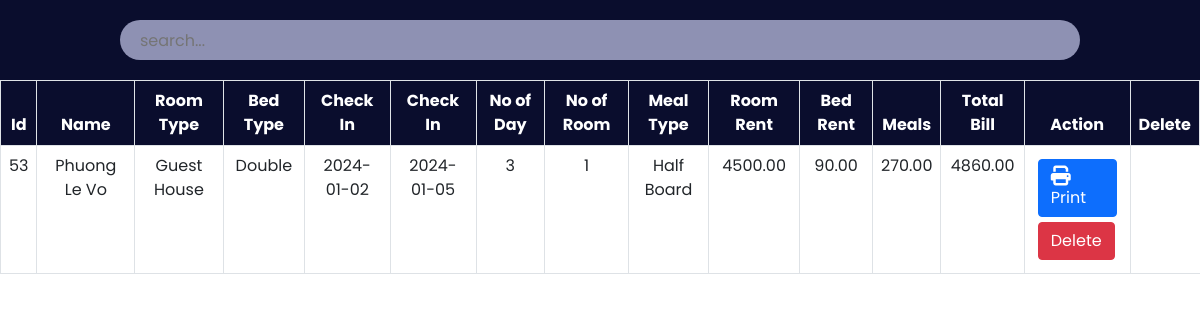
Screenshot of /admin/payment.php with the database file from the repository.
### tables this page shows
CREATE TABLE `payment` (
  `id` int(30) NOT NULL,
  `Name` varchar(30) NOT NULL,
  `Email` varchar(30) NOT NULL,
  `RoomType` varchar(30) NOT NULL,
  `Bed` varchar(30) NOT NULL,
  `NoofRoom` int(30) NOT NULL,
  `cin` date NOT NULL,
  `cout` date NOT NULL,
  `noofdays` int(30) NOT NULL,
  `roomtotal` double(8,2) NOT NULL,
  `bedtotal` double(8,2) NOT NULL,
  `meal` varchar(30) NOT NULL,
  `mealtotal` double(8,2) NOT NULL,
  `finaltotal` double(8,2) NOT NULL
);

### admin/payment.php (the view, shortened to what this page needs)
<?php
    include '../config.php';
?>
<!DOCTYPE html>
<html lang="en">
<head>
    <link href="https://cdn.jsdelivr.net/npm/bootstrap@5.0.2/dist/css/bootstrap.min.css" rel="stylesheet">
    <link rel="stylesheet" href="https://cdnjs.cloudflare.com/ajax/libs/font-awesome/6.2.0/css/all.min.css"/>
	<link rel="stylesheet" href="css/roombook.css">
</head>
<body>
	<div class="searchsection">
        <input type="text" name="search_bar" id="search_bar" placeholder="search..." onkeyup="searchFun()">
    </div>
    <div class="roombooktable" class="table-responsive-xl">
        <?php
            $paymanttablesql = "SELECT * FROM payment";
            $paymantresult = mysqli_query($conn, $paymanttablesql);
        ?>
        <table class="table table-bordered" id="table-data">
            <thead>
                <tr>
                    <th scope="col">Id</th>
                    <th scope="col">Name</th>
                    <th scope="col">Room Type</th>
                    <th scope="col">Bed Type</th>
                    <th scope="col">Check In</th>
                    <th scope="col">Check In</th>
					<th scope="col">No of Day</th>
                    <th scope="col">No of Room</th>
					<th scope="col">Meal Type</th>
                    <th scope="col">Room Rent</th>
                    <th scope="col">Bed Rent</th>
                    <th scope="col">Meals</th>
					<th scope="col">Total Bill</th>
                    <th scope="col">Action</th>
                    <th>Delete</th>
                </tr>
            </thead>
            <tbody>
            <?php
            while ($res = mysqli_fetch_array($paymantresult)) {
            ?>
                <tr>
                    <td><?php echo $res['id'] ?></td>
                    <td><?php echo $res['Name'] ?></td>
                    <td><?php echo $res['RoomType'] ?></td>
                    <td><?php echo $res['Bed'] ?></td>
					<td><?php echo $res['cin'] ?></td>
                    <td><?php echo $res['cout'] ?></td>
					<td><?php echo $res['noofdays'] ?></td>
                    <td><?php echo $res['NoofRoom'] ?></td>
                    <td><?php echo $res['meal'] ?></td>
                    <td><?php echo $res['roomtotal'] ?></td>
					<td><?php echo $res['bedtotal'] ?></td>
					<td><?php echo $res['mealtotal'] ?></td>
					<td><?php echo $res['finaltotal'] ?></td>
                    <td class="action">
                        <a href="invoiceprint.php?id= <?php echo $res['id']?>"><button class="btn btn-primary"><i class="fa-solid fa-print"></i>Print</button></a>
						<a href="paymantdelete.php?id=<?php echo $res['id']?>"><button class="btn btn-danger">Delete</button></a>
                    </td>
                </tr>
            <?php
            }
            ?>
            </tbody>
        </table>
    </div>
</body>
</html>

### admin/css/roombook.css (style rules this page uses)
:root { --bg-text-shadow: 0 2px 4px rgb(13 0 77 / 8%), 0 3px 6px rgb(13 0 77 / 8%), 0 8px 16px rgb(13 0 77 / 8%); --bg-box-shadow: 0px 0px 20px 6px rgba(26, 30, 164, 0.31); }
body { background-color: #ffff; }
* { margin: 0; padding: 0; font-family: 'Poppins', sans-serif; }
i { font-size: 20px; }
.searchsection { height: 80px; width: 100%; display: flex; justify-content: space-evenly; align-items: center; background-color: #0a0d2d; position: fixed; z-index: 500; }
#search_bar { height: 40px; width: 80%; border: none; background-color: rgba(195, 198, 233, 0.714); padding-left: 20px; border-radius: 30px; }
a { color: black; }
.roombooktable { position: absolute; color: #0a0d2d; margin-top: 80px; width: 100%; height: 100vh; padding-bottom: 900px; }
.roombooktable thead { background-color: #0a0d2d; color: white; text-align: center; }
.roombooktable tbody { text-align: center; }
.action a { text-decoration: none; }
.action button { display: flex; flex-wrap: wrap; margin: 5px; }

### rows the page displays
payment: id "53", Name "Phuong Le Vo", RoomType "Guest House", Bed "Double", cin "2024-01-02", cout "2024-01-05", noofdays "3", NoofRoom "1", meal "Half Board", roomtotal "4500.00", bedtotal "90.00", mealtotal "270.00", finaltotal "4860.00"
